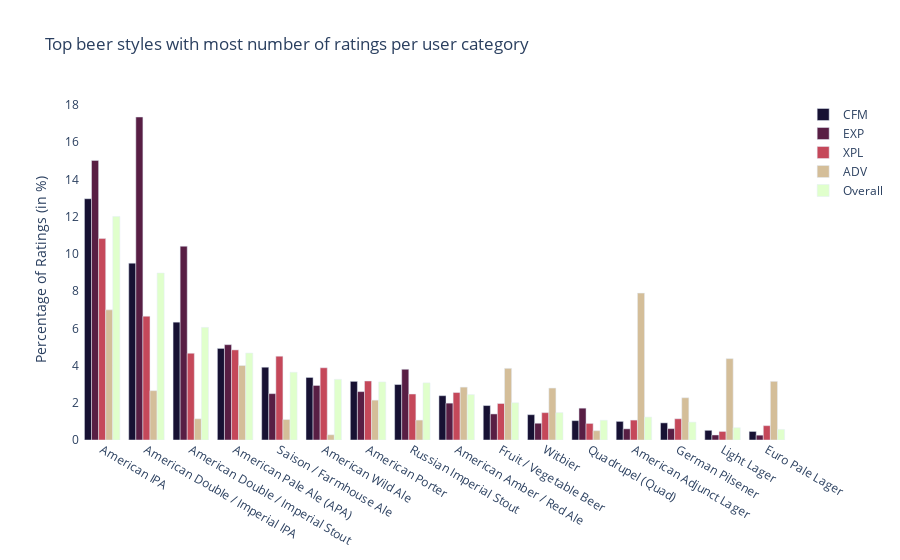

Notebook cell for this chart:
### Code cell
# create interactive vertical bar plot of top 10 styles for each category using style_count
# you can click on a category to display it and the plot are superimposed on each other

import plotly.graph_objects as go

fig = go.Figure()


fig.add_trace(go.Bar(
    y=cfm_style_count.values,
    x=cfm_style_count.index,
    name="CFM",
    orientation='v',
    marker_color='#171133'
))
fig.add_trace(go.Bar(
    y=exp_style_count.values,
    x=exp_style_count.index,
    name="EXP",
    orientation='v',
    marker_color='#581E44'
))
fig.add_trace(go.Bar(
    y=xpl_style_count.values,
    x=xpl_style_count.index,
    name="XPL",
    orientation='v',
    marker_color='#C5485A'
))
fig.add_trace(go.Bar(
    y=adv_style_count.values,
    x=adv_style_count.index,
    name="ADV",
    orientation='v',
    marker_color='#D4BE99'
))
fig.add_trace(go.Bar(
    y=overall_style_count.values,
    x=overall_style_count.index,
    name="Overall",
    orientation='v',
    marker_color='#E0FFCC'
))

# make plot transparent
fig.update_layout(paper_bgcolor='rgba(0,0,0,0)', plot_bgcolor='rgba(0,0,0,0)')

# set the x-axis to be the style names
fig.update_layout(xaxis={'categoryorder':'array', 'categoryarray':cfm_style_count.index})

# set the y-axis to be the percentage of ratings
fig.update_layout(yaxis_title="Percentage of Ratings (in %)")

# set the title
fig.update_layout(title_text="Top beer styles with most number of ratings per user category")

fig.update_layout(barmode='group')
fig.show()

# save plot to html file
fig.write_html("top_beer_styles.html")

### Figure 1 — Plotly figure (JSON) as saved in the notebook; plotly's stock layout.template omitted (floating-point values rounded to 4 significant figures)
{"data": [{"marker": {"color": "#171133"}, "name": "CFM", "orientation": "v", "type": "bar", "x": ["American IPA", "American Double / Imperial IPA", "American Double / Imperial Stout", "American Pale Ale (APA)", "Saison / Farmhouse Ale", "American Wild Ale", "American Porter", "Russian Imperial Stout", "American Amber / Red Ale", "Fruit / Vegetable Beer", "Witbier", "Quadrupel (Quad)", "American Adjunct Lager", "German Pilsener", "Light Lager", "Euro Pale Lager"], "y": [12.96, 9.5, 6.33, 4.92, 3.91, 3.36, 3.15, 2.98, 2.38, 1.85, 1.36, 1.04, 1, 0.92, 0.52, 0.46]}, {"marker": {"color": "#581E44"}, "name": "EXP", "orientation": "v", "type": "bar", "x": ["American Double / Imperial IPA", "American IPA", "American Double / Imperial Stout", "American Pale Ale (APA)", "Russian Imperial Stout", "American Wild Ale", "American Porter", "Saison / Farmhouse Ale", "American Amber / Red Ale", "Quadrupel (Quad)", "Fruit / Vegetable Beer", "Witbier", "German Pilsener", "American Adjunct Lager", "Light Lager", "Euro Pale Lager"], "y": [17.35, 15.02, 10.41, 5.12, 3.8, 2.93, 2.6, 2.49, 1.98, 1.71, 1.4, 0.9, 0.61, 0.6, 0.27, 0.26]}, {"marker": {"color": "#C5485A"}, "name": "XPL", "orientation": "v", "type": "bar", "x": ["American IPA", "American Double / Imperial IPA", "American Pale Ale (APA)", "American Double / Imperial Stout", "Saison / Farmhouse Ale", "American Wild Ale", "American Porter", "American Amber / Red Ale", "Russian Imperial Stout", "Fruit / Vegetable Beer", "Witbier", "German Pilsener", "American Adjunct Lager", "Quadrupel (Quad)", "Euro Pale Lager", "Light Lager"], "y": [10.82, 6.65, 4.84, 4.66, 4.5, 3.88, 3.17, 2.55, 2.47, 1.96, 1.47, 1.14, 1.07, 0.89, 0.77, 0.46]}, {"marker": {"color": "#D4BE99"}, "name": "ADV", "orientation": "v", "type": "bar", "x": ["American Adjunct Lager", "American IPA", "Light Lager", "American Pale Ale (APA)", "Fruit / Vegetable Beer", "Euro Pale Lager", "American Amber / Red Ale", "Witbier", "American Double / Imperial IPA", "German Pilsener", "American Porter", "American Double / Imperial Stout", "Saison / Farmhouse Ale", "Russian Imperial Stout", "Quadrupel (Quad)", "American Wild Ale"], "y": [7.89, 6.99, 4.37, 4, 3.85, 3.15, 2.84, 2.79, 2.65, 2.27, 2.14, 1.14, 1.1, 1.07, 0.5, 0.28]}, {"marker": {"color": "#E0FFCC"}, "name": "Overall", "orientation": "v", "type": "bar", "x": ["American IPA", "American Double / Imperial IPA", "American Double / Imperial Stout", "American Pale Ale (APA)", "Saison / Farmhouse Ale", "American Wild Ale", "American Porter", "Russian Imperial Stout", "American Amber / Red Ale", "Fruit / Vegetable Beer", "Witbier", "American Adjunct Lager", "Quadrupel (Quad)", "German Pilsener", "Light Lager", "Euro Pale Lager"], "y": [12.01, 8.97, 6.05, 4.67, 3.64, 3.26, 3.12, 3.07, 2.44, 2, 1.47, 1.23, 1.06, 0.96, 0.66, 0.57]}], "layout": {"barmode": "group", "paper_bgcolor": "rgba(0,0,0,0)", "plot_bgcolor": "rgba(0,0,0,0)", "title": {"text": "Top beer styles with most number of ratings per user category"}, "xaxis": {"categoryarray": ["American IPA", "American Double / Imperial IPA", "American Double / Imperial Stout", "American Pale Ale (APA)", "Saison / Farmhouse Ale", "American Wild Ale", "American Porter", "Russian Imperial Stout", "American Amber / Red Ale", "Fruit / Vegetable Beer", "Witbier", "Quadrupel (Quad)", "American Adjunct Lager", "German Pilsener", "Light Lager", "Euro Pale Lager"], "categoryorder": "array"}, "yaxis": {"title": {"text": "Percentage of Ratings (in %)"}}}}
